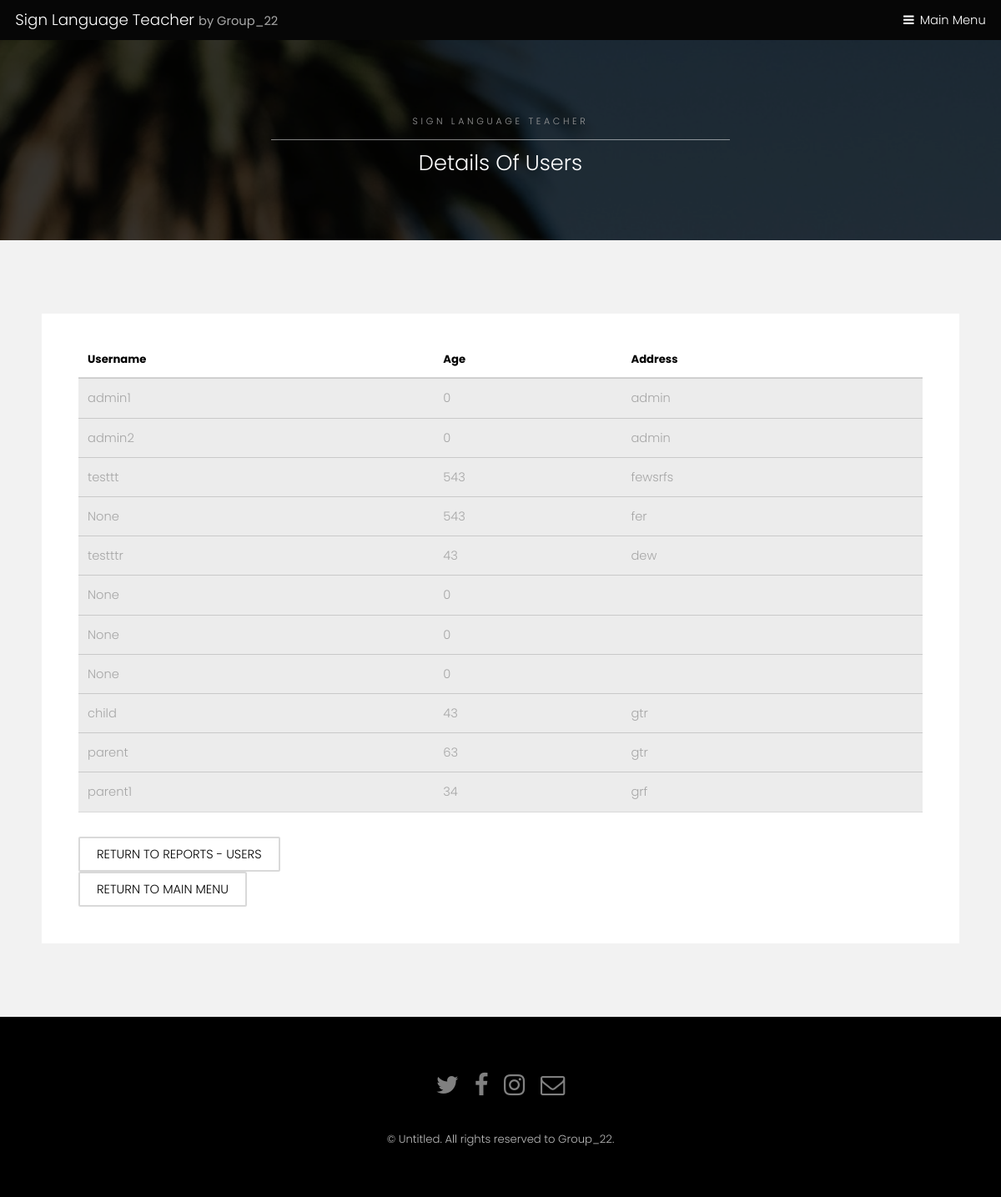
Before: /sign-language-teacher/report-menu/details-of-users with the older database file.
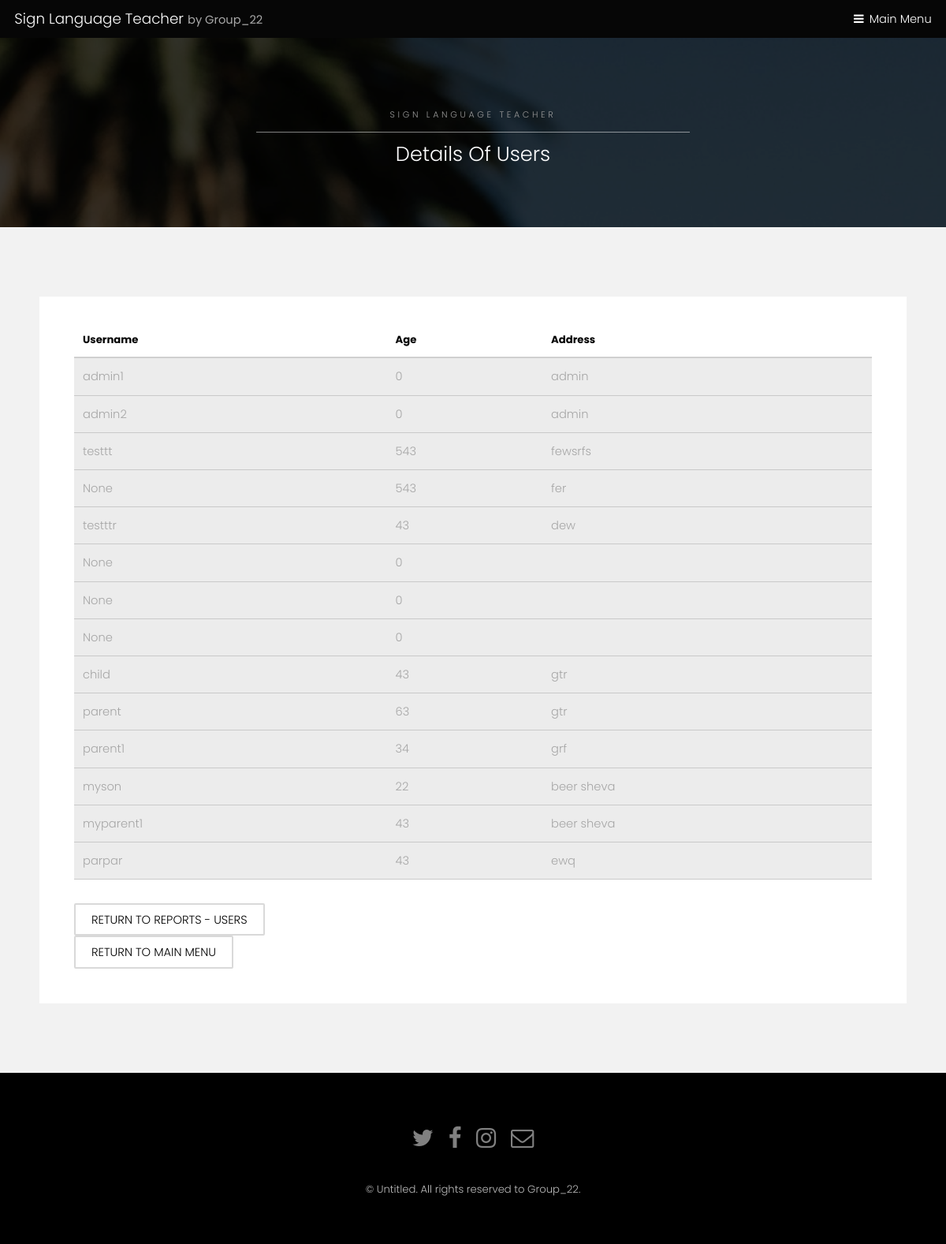
After: the same page with the newer database file.
### registration/models.py (models this page shows, shortened)
class UserProfile(models.Model):
    TYPES = (('parent', 'parent'), ('student', 'student'))
    user = models.OneToOneField(User, related_name='profile', on_delete=models.CASCADE, blank=True, null=True)
    son = models.ForeignKey(User, on_delete=models.SET_NULL, blank=True, null=True, related_name='son')
    address = models.CharField(max_length=100, default='')
    age = models.IntegerField(default=0)
    points = models.IntegerField(default=0)
    type = models.CharField(max_length=10, choices=TYPES, default='student')
    is_admin = models.BooleanField(default=False)
    suspention_time = models.DateTimeField(default=timezone.now())
    total_minutes = models.FloatField(default=0)
    last_login = models.DateTimeField(default=datetime(2000, 1, 1))
    rank = models.IntegerField(default=0)
    level = models.IntegerField(default=1)

### registration/views.py (the view)
# urls.py: path('report-menu/details-of-users', views.reports_users, name='details-of-users'),
def reports_users(request):
    user = request.user
    user_profile = UserProfile.objects.all()
    user_list = list(user_profile)
    return render(request, 'registration/details-of-users.html', {'user': user_profile, 'user_list': user_list})

### registration/templates/registration/details-of-users.html (shortened to what this page needs)
{% extends 'registration/SubPage.html' %}
{% block title %}
<h2>Details Of Users</h2>
{% endblock %}
{% block data %}
<div class="table-wrapper">
    <table>
        <thead>
        <tr>
            <th>Username</th>
            <th>Age</th>
            <th>Address</th>
        </tr>
        </thead>
        {% for f in user_list %}
        <tbody>
        <tr>
            <td>{{f.user}}</td>
            <td>{{f.age}}</td>
            <td>{{f.address}}</td>
        </tr>
        </tbody>
        {% endfor %}
    </table>
</div>
  {% if up.type == 'student' %}
  <a href="{% url 'registration:reports-menu-users' %}"class="button alt">Return to reports - users</a><br>
{% else %}
    <a href="{% url 'registration:reports-menu-users' %}"class="button alt">Return to reports - users</a><br>
{% endif %}
<a href="{% url 'registration:index' %}"class="button alt">Return to main menu</a><br>
{% endblock %}

### registration/templates/registration/SubPage.html (shortened to what this page needs)
<!DOCTYPE HTML>
<html>
	<head>
        {% load static %}
		<link rel="stylesheet" href="{% static 'registration/sitestyle/assets/css/main.css' %}" />
	</head>
	<body class="subpage">
			<header id="header">
				<div class="logo"><a href="{% url 'registration:index' %}">Sign Language Teacher <span>by Group_22</span></a></div>
				<a href="#menu">Main Menu</a>
			</header>
			<section id="One" class="wrapper style3">
				<div class="inner">
					<header class="align-center">
						<p>Sign Language Teacher</p>
						{% block title %}{% endblock %}
					</header>
				</div>
			</section>
			<section id="two" class="wrapper style2">
				<div class="inner">
					<div class="box">
						<div class="content">
								{% block data %}{% endblock %}
						</div>
					</div>
				</div>
			</section>
			<footer id="footer">
				<div class="container">
					<ul class="icons">
						<li><a href="#" class="icon fa-twitter"><span class="label">Twitter</span></a></li>
						<li><a href="#" class="icon fa-facebook"><span class="label">Facebook</span></a></li>
						<li><a href="#" class="icon fa-instagram"><span class="label">Instagram</span></a></li>
						<li><a href="#" class="icon fa-envelope-o"><span class="label">Email</span></a></li>
					</ul>
				</div>
				<div class="copyright">
					&copy; Untitled. All rights reserved to Group_22.
				</div>
			</footer>
	</body>
</html>

Changed rows visible on the page:
added UserProfile: user "myson", age "22", address "beer sheva"
added UserProfile: user "myparent1", age "43", address "beer sheva"
added UserProfile: user "parpar", age "43", address "ewq"
